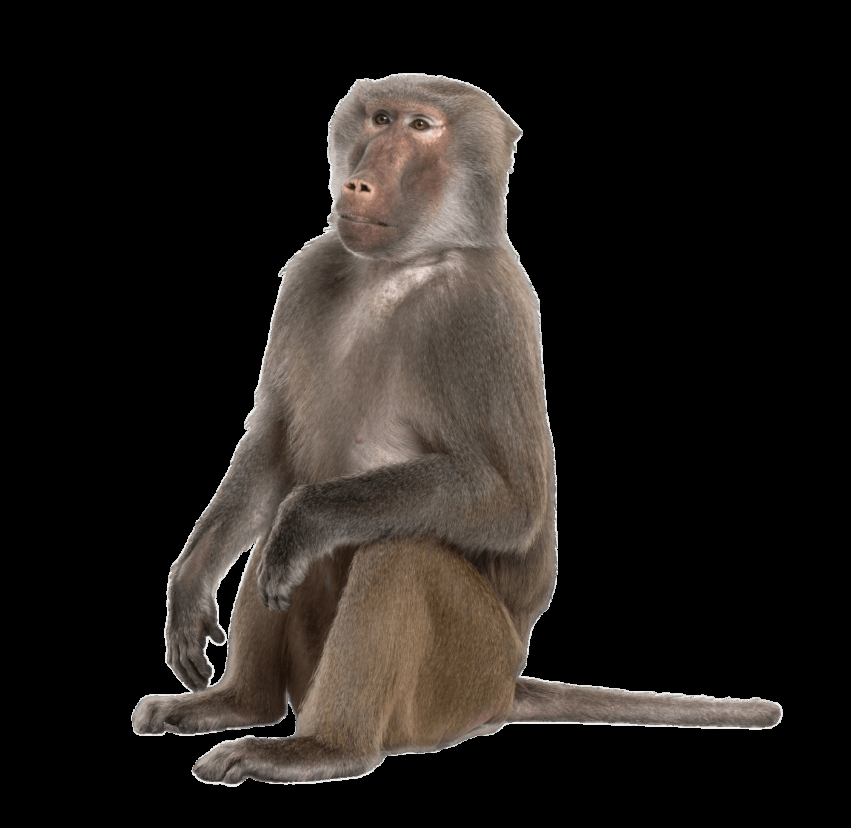
#> input picture oop_Python/openCV/img/babon.png, 851 x 828 px
$ jupyter execute openCVdasar.ipynb
#> lines starting #> are read from the running program, lines starting #| are printed output that depends on the picture; after the words box and inside, x2 and y2 are one past the last pixel; in counts of white or black regions, pixels touching at a corner belong together
<h1>Latihan Open CV</h1>

[cell 1]
#ambil library
from prettytable import PrettyTable as tabel
import matplotlib.pyplot as plt
#import seaborn as sns
import cv2
#sns.set_theme(style="whitegrid")

[cell 2]
citra = cv2.imread('img/babon.png',cv2.IMREAD_UNCHANGED)
#> citra is the input picture: shape (828, 851, 4); mean B, G, R, A 26.2, 29.5, 33.8, 70.7
citra2 = cv2.imread('img/babon.png')

if citra is None:
    print("Berkas tidak terbaca")
else:
    info = citra.shape
#> info = (828, 851, 4)
    # info di gunakan untuk menentukan isi elemen yang ada di dalam berkas
    if len(info) == 2:
        #apabila isi elemen nya cuma ada 2 dimensi
        print("citra bersekala keabuan")
        print(info)
    else:
        #apabila isi elemen cucu ada 3 dimensi
        print('citra berwarna')
        print(info)
#| (828, 851, 4)

[cell 3]
# membuat bingkai
hasil = citra2.copy()
#pengelolahan citra
tebal = 20
hitam = 225
jml_baris = hasil.shape[0]
#> jml_baris = 828
jml_colom = hasil.shape[1]
#> jml_colom = 851

# proses membuat bingkai yang di perlukan
# -- bingkai atas
for baris in range(tebal):
    for kolom in range(jml_colom):
        hasil[baris,kolom] =hitam
#> hasil: shape (828, 851, 3); mean B, G, R 31.7, 35, 39.2
# -- bingkai bawah
for baris in range(jml_baris-tebal-1,jml_baris):
    for kolom in range(jml_colom):
        hasil[baris,kolom] =hitam
#> hasil: shape (828, 851, 3); mean B, G, R 37.4, 40.7, 44.9
# -- bingkai kiri
for baris in range(tebal,jml_baris-tebal-1):
    for kolom in range(tebal):
        hasil[baris,kolom] =hitam
#> hasil: shape (828, 851, 3); mean B, G, R 42.4, 45.7, 49.9
# -- bingkai kanan
for baris in range(tebal,jml_baris-tebal-1):
    for kolom in range(jml_colom-tebal-1,jml_colom):
        hasil[baris,kolom] =hitam
#> hasil: shape (828, 851, 3); mean B, G, R 47.7, 51, 55.2
#tampilkan
cv2.imshow("Gambar asli",citra2)
cv2.imshow("Gambar bingkai",hasil)
cv2.waitKey(0)
cv2.destroyAllWindows()

[cell 4]
gambar = cv2.imread("img/GambarPemandangan.jpg")
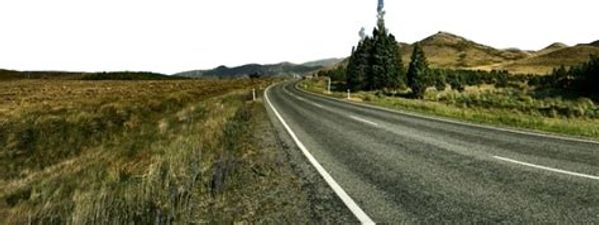
#> input picture oop_Python/openCV/img/GambarPemandangan.jpg, 599 x 225 px
#> gambar is the input picture: shape (225, 599, 3); mean B, G, R 104.7, 129.2, 129.9
hasil = gambar.copy()

# ketebalan bingkai
tebal = 10
Hitam = [0,200,0]
jumlah_baris = hasil.shape[0]
#> jumlah_baris = 225
jumlah_kolom = hasil.shape[1]
#> jumlah_kolom = 599

for baris in range(tebal):
    for kolom in range(jumlah_kolom):
        hasil[baris,kolom] = Hitam
#> hasil: shape (225, 599, 3)

for baris in range(jumlah_baris-tebal-1,jumlah_baris):
    for kolom in range(jumlah_kolom):
        hasil[baris,kolom] = Hitam
#> hasil: shape (225, 599, 3); mean B, G, R 90.5, 132.5, 114.6

for baris in range(tebal,jumlah_baris-tebal-1):
    for kolom in range(tebal):
        hasil[baris,kolom] = Hitam
#> hasil: shape (225, 599, 3); mean B, G, R 89.1, 133.6, 112.6

for baris in range(tebal,jumlah_baris-tebal-1):
    for kolom in range(jumlah_kolom-tebal-1,jumlah_kolom):
        hasil[baris,kolom] = Hitam
#> hasil: shape (225, 599, 3); mean B, G, R 87.7, 135.2, 111

cv2.imshow("Gambar Hasli",hasil)
cv2.waitKey(0)
cv2.destroyAllWindows()

[cell 5]
# penggunaan irisan pada cv2
gambar = cv2.imread("img/GambarPemandangan.jpg")
hasil_irisan = gambar[50:300,400:600]
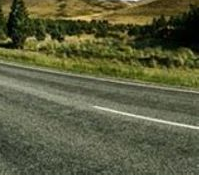
#> hasil_irisan: shape (175, 199, 3); mean B, G, R 62.5, 93.2, 91
cv2.imshow("gambar asli",gambar)
cv2.imshow("Gambar Hasil irisan",hasil_irisan)
cv2.waitKey(0)
cv2.destroyAllWindows()

[cell 6]
# penggunaan irisan untuk mengubah bagian dari gambar aslinya
gambar = cv2.imread("img/GambarPemandangan.jpg")
print(gambar.shape)
#| (225, 599, 3)
gambar[50:100,100:400] = [0,0,255]
#> gambar: shape (225, 599, 3); 11.13% of pixels changed, all inside (x1, y1, x2, y2) = (100, 50, 400, 100)
cv2.imshow("gambar filter",gambar)
cv2.waitKey(0)
cv2.destroyAllWindows()

[cell 7]
#memisahkan gambar
gambar = cv2.imread("img/GambarPemandangan.jpg")
g1 = gambar[0:200, ...]
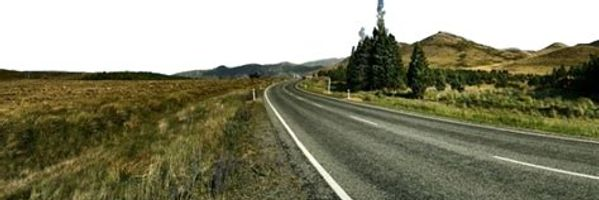
#> g1: shape (200, 599, 3); mean B, G, R 110.3, 134.6, 135.6
cv2.imshow("gambar 1",g1)
cv2.waitKey(0)
cv2.destroyAllWindows()

[cell 8]
import matplotlib.pyplot as plt


gambar = cv2.imread("img/gambarJokowi.jpeg")
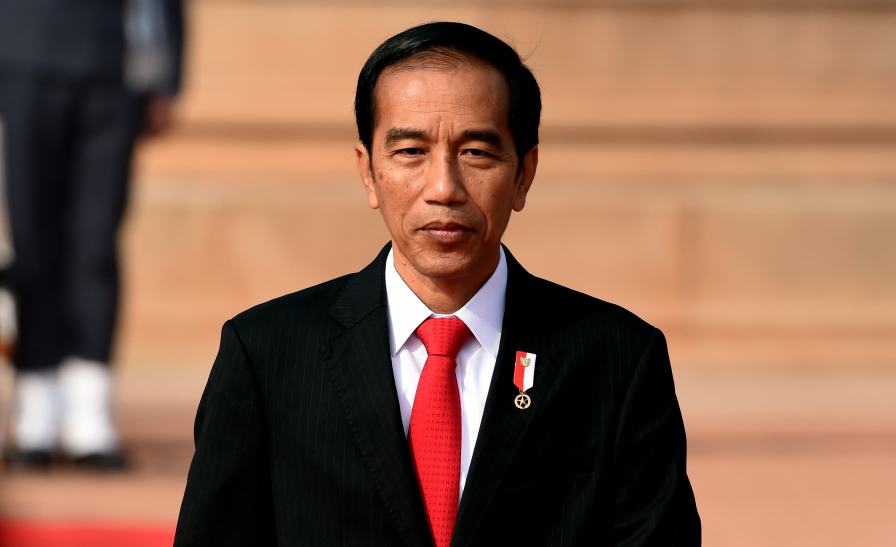
#> input picture oop_Python/openCV/img/gambarJokowi.jpeg, 2687 x 1641 px (shown at 1/3 size)
#> gambar is the input picture: shape (1641, 2687, 3); mean B, G, R 79.9, 100.3, 138.7
gambar2 = cv2.imread("img/jokowidodo.png")
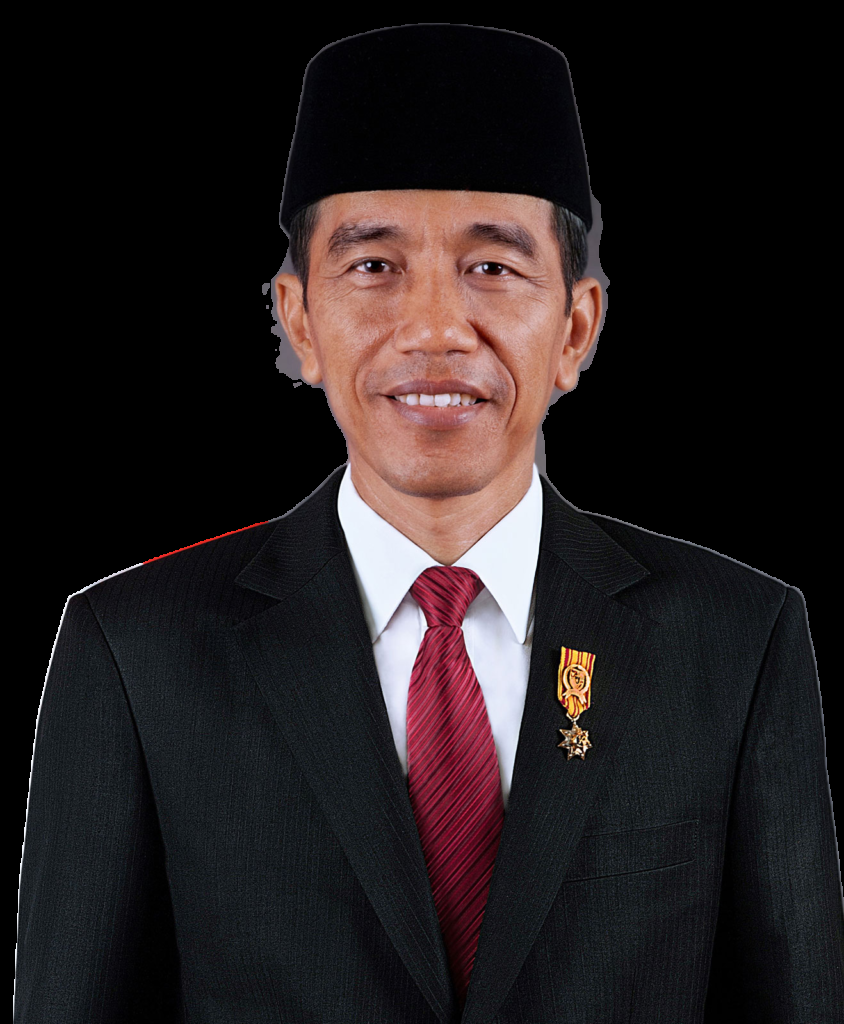
#> input picture oop_Python/openCV/img/jokowidodo.png, 844 x 1024 px
#> gambar2 is the input picture: shape (1024, 844, 3); mean B, G, R 30.6, 29.5, 36.5

#ubah BGR Ke RGB jikalau gambar ingin dimasukan kedalam matplotlib
rgb1 = gambar[...,::-1]
rgb2 = gambar2[...,::-1]
plt.subplot(121)
plt.imshow(rgb1)
plt.subplot(122)
plt.imshow(rgb2)
plt.show()

[cell 9]
#inversi citra
import numpy as np
gambar = cv2.imread("img/jokowidodo.png")
print(gambar.shape)
#| (1024, 844, 3)
jumlah_baris = gambar.shape[0]
#> jumlah_baris = 1024
jumlah_kolom = gambar.shape[1]
#> jumlah_kolom = 844
hasil = np.zeros((jumlah_baris,jumlah_kolom,3),np.uint8)
for baris in range(jumlah_baris):
    for kolom in range(jumlah_kolom):
        hasil[baris,kolom] = 255-gambar[baris,kolom]
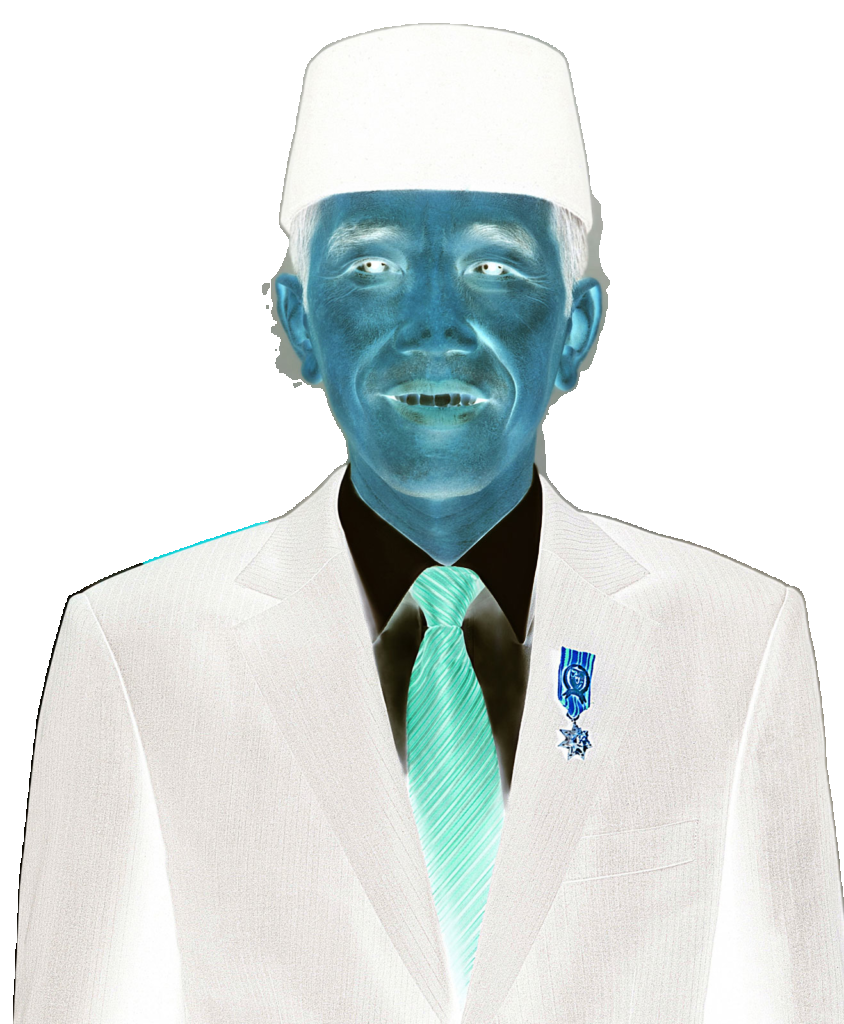
#> hasil: shape (1024, 844, 3); mean B, G, R 224.4, 225.5, 218.5

rgb = hasil[...,::-1]
rgb2 = gambar[...,::-1]
plt.subplot(121)
plt.imshow(rgb)
plt.title("Inversi Citra")

plt.subplot(122)
plt.imshow(rgb2)
plt.title("Citra Asli")
plt.show()

[cell 10]
# konversi biner
gambar = cv2.imread("img/jokowidodo.png")
print(gambar.shape)
#| (1024, 844, 3)
hasil = np.zeros((gambar.shape[0],gambar.shape[1]),np.uint8)
for baris in range(gambar.shape[0]):
    for kolom in range(gambar.shape[1]):
        if gambar[baris,kolom][0] > 125:
            hasil[baris,kolom] = 255
        else:
            hasil[baris,kolom] = 0
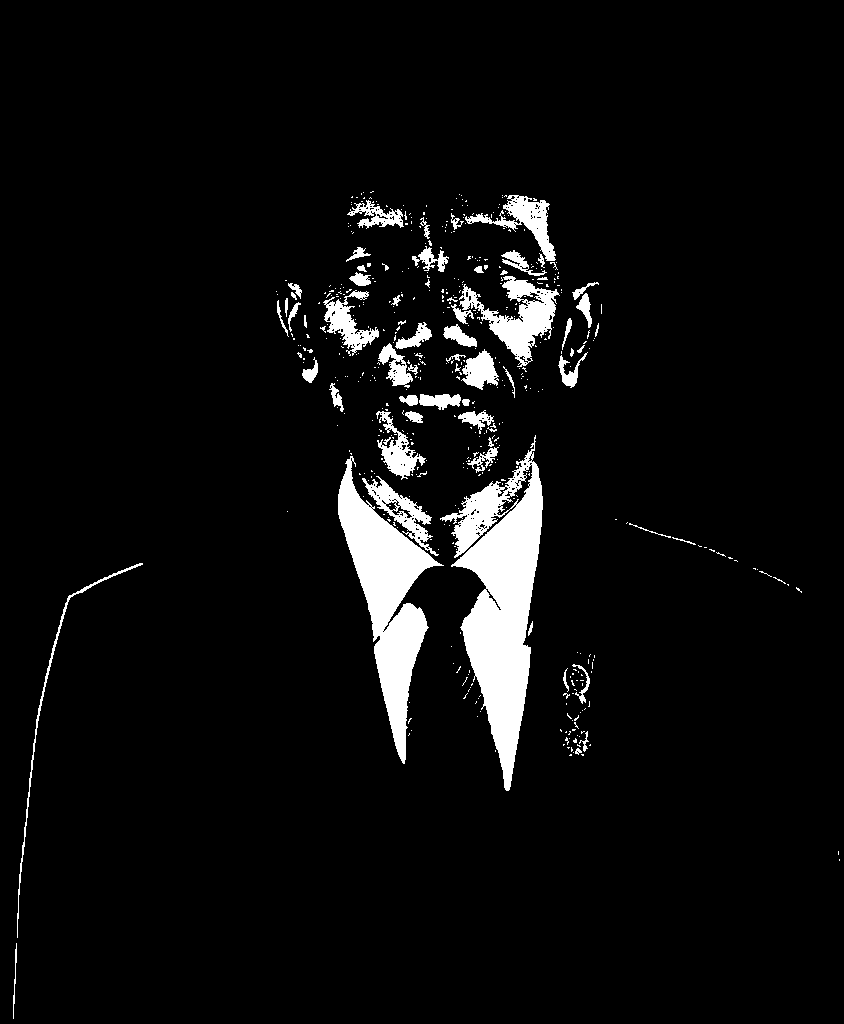
#> hasil: shape (1024, 844); 5.5% white; 506 white regions (440 under 20 px), largest, box (x1, y1, x2, y2) and area: (440, 435, 543, 791) 16057, (338, 456, 444, 764) 11060, (459, 276, 560, 367) 3348
rgb = gambar[...,::-1]
rgb2 = hasil[...,::-1]
fig, ax = plt.subplots(1,2)
ax[0].imshow(rgb)
ax[0].set_title("Citra Asli")
ax[1].imshow(rgb2)
ax[1].set_title("Citra Biner")
plt.show()
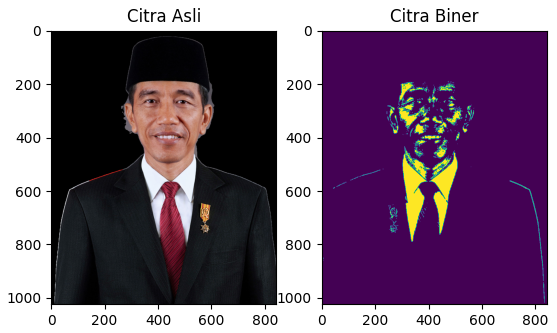
#> figure drawn by matplotlib, 2 panels

[cell 11]
#pengaturan kecerahan
gambar = cv2.imread("img/GambarPemandangan.jpg")
gambar2 = 225 - gambar
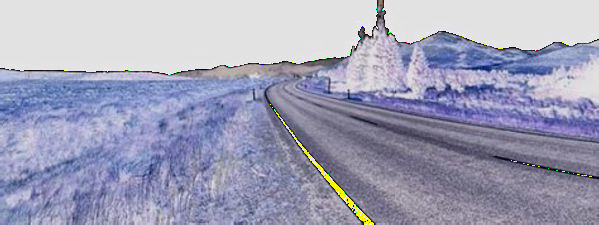
#> gambar2: shape (225, 599, 3); mean B, G, R 184.3, 160.8, 160

#mengubah ke RGB
rgb1 = gambar[...,::-1]
#> rgb1: shape (225, 599, 3)
rgb2 = gambar2[...,::-1]
#> rgb2: shape (225, 599, 3)
#lakukan penampilan ke dalam plot yang ada dalam matloblib
fig, ax = plt.subplots(1,2)
ax[0].imshow(rgb1)
ax[0].set_title("Citra Asli")
ax[1].imshow(rgb2)
ax[1].set_title("Citra kecerahan")
plt.show()

[cell 12]
# pengolahan pencerahan ke 2
gambar = cv2.imread("img/GambarPemandangan.jpg")
hasil = gambar + 50
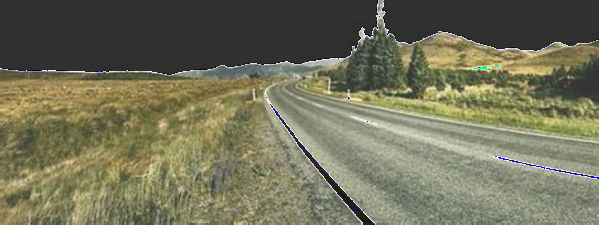
#> hasil: shape (225, 599, 3); mean B, G, R 89.4, 113.3, 114
# mengubah ke RGB
rgb1 = gambar[...,::-1]
rgb2 = hasil[...,::-1]
# menampilkan nilai ke dalam matloblib
fig, ax = plt.subplots(1,2)
ax[0].imshow(rgb1)
ax[0].set_title("Citra Asli")
ax[1].imshow(rgb2)
ax[1].set_title("Citra pencerahan ke 2")

plt.show()
